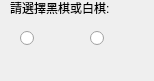
<?xml version="1.0" encoding="UTF-8"?>
<ui version="4.0">
 <class>Dialog</class>
 <widget class="QDialog" name="Dialog">
  <property name="geometry">
   <rect>
    <x>0</x>
    <y>0</y>
    <width>154</width>
    <height>81</height>
   </rect>
  </property>
  <property name="windowTitle">
   <string>Dialog</string>
  </property>
  <widget class="QLabel" name="label_3">
   <property name="geometry">
    <rect>
     <x>10</x>
     <y>0</y>
     <width>161</width>
     <height>16</height>
    </rect>
   </property>
   <property name="text">
    <string>請選擇黑棋或白棋:</string>
   </property>
  </widget>
  <widget class="QRadioButton" name="radioButton">
   <property name="geometry">
    <rect>
     <x>20</x>
     <y>30</y>
     <width>16</width>
     <height>16</height>
    </rect>
   </property>
   <property name="text">
    <string/>
   </property>
  </widget>
  <widget class="QRadioButton" name="radioButton_2">
   <property name="geometry">
    <rect>
     <x>90</x>
     <y>30</y>
     <width>16</width>
     <height>16</height>
    </rect>
   </property>
   <property name="text">
    <string/>
   </property>
  </widget>
 </widget>
 <resources/>
 <connections/>
</ui>
